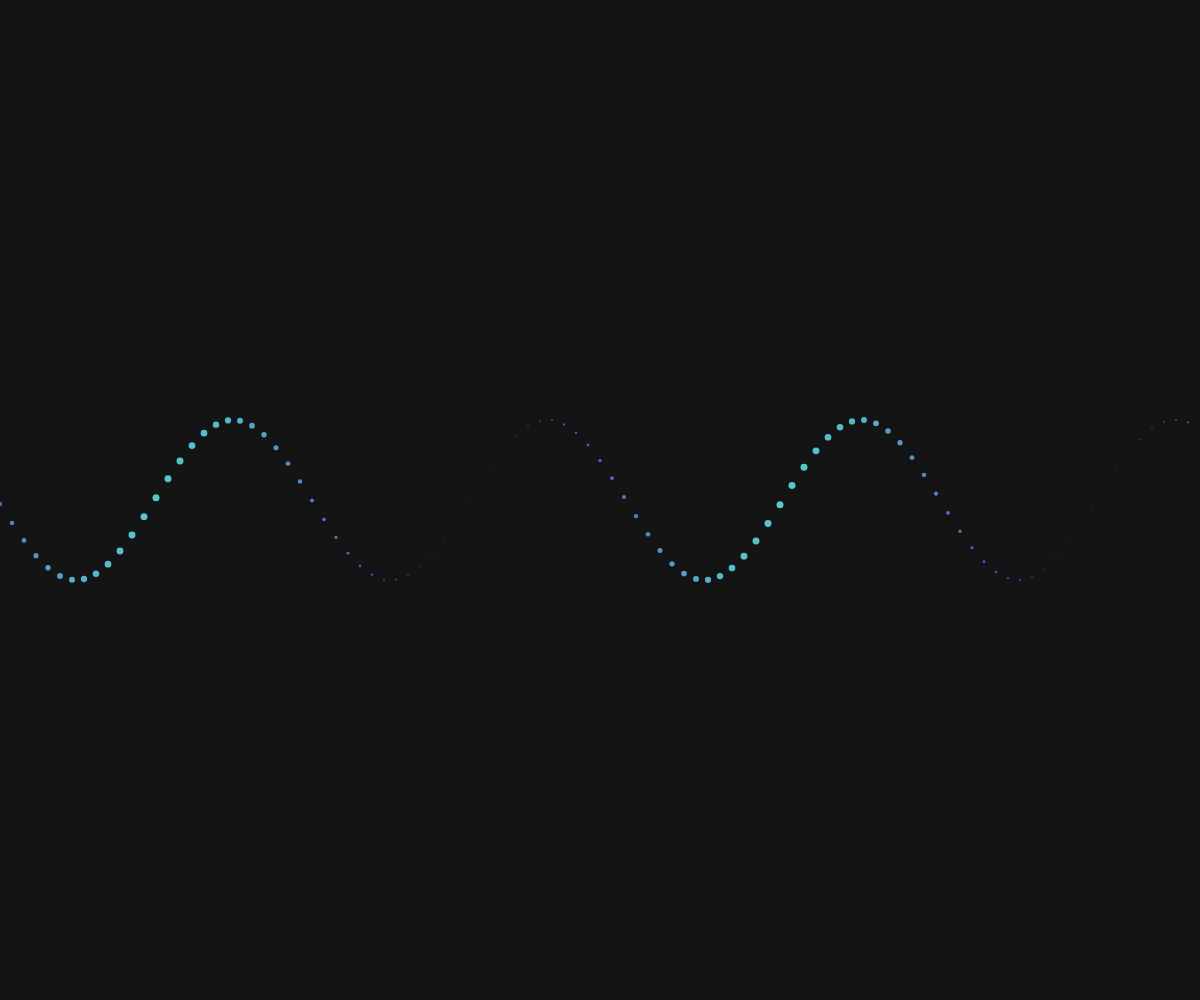
Frame 1 (no input)
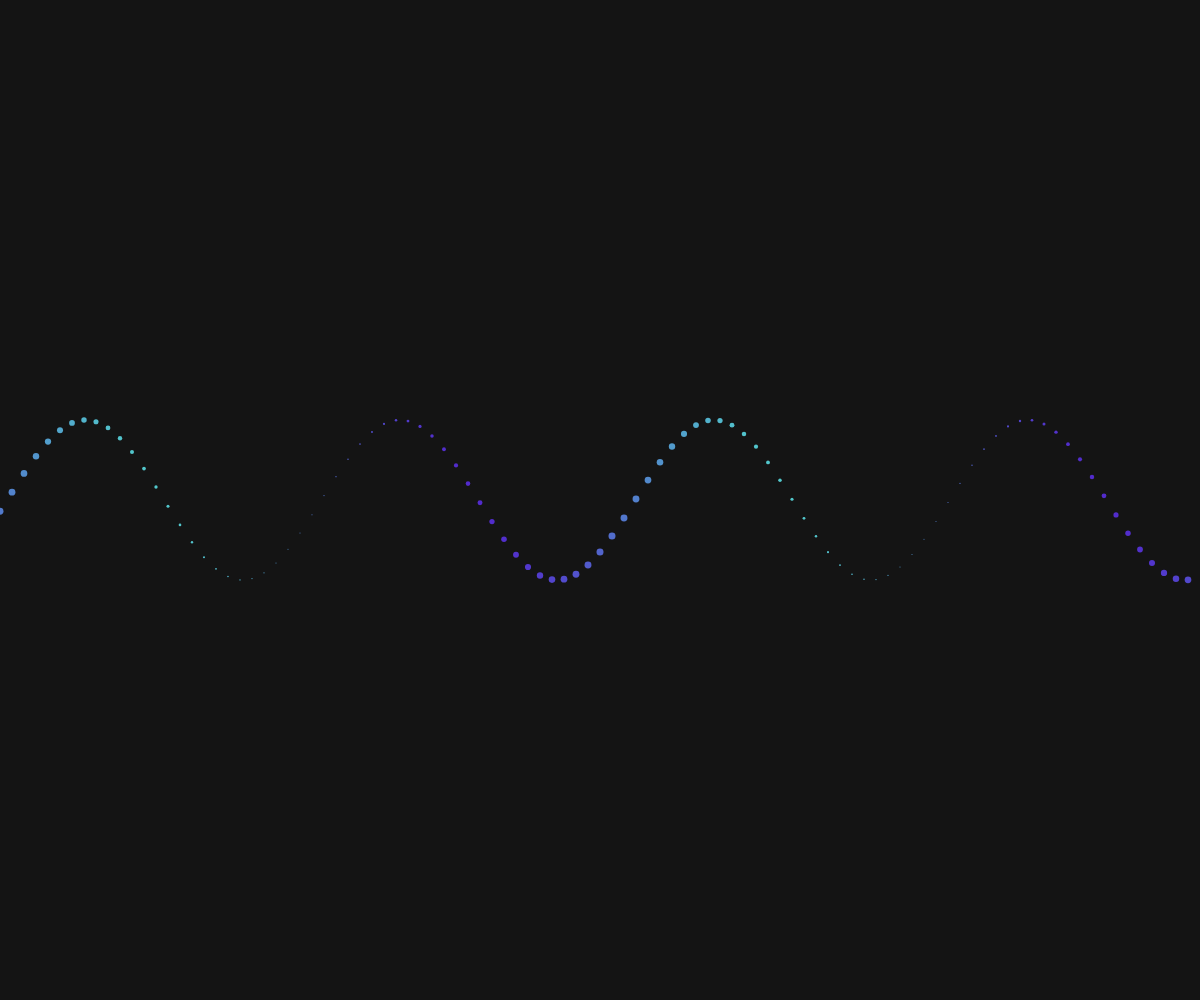
Frame 60 (no input)
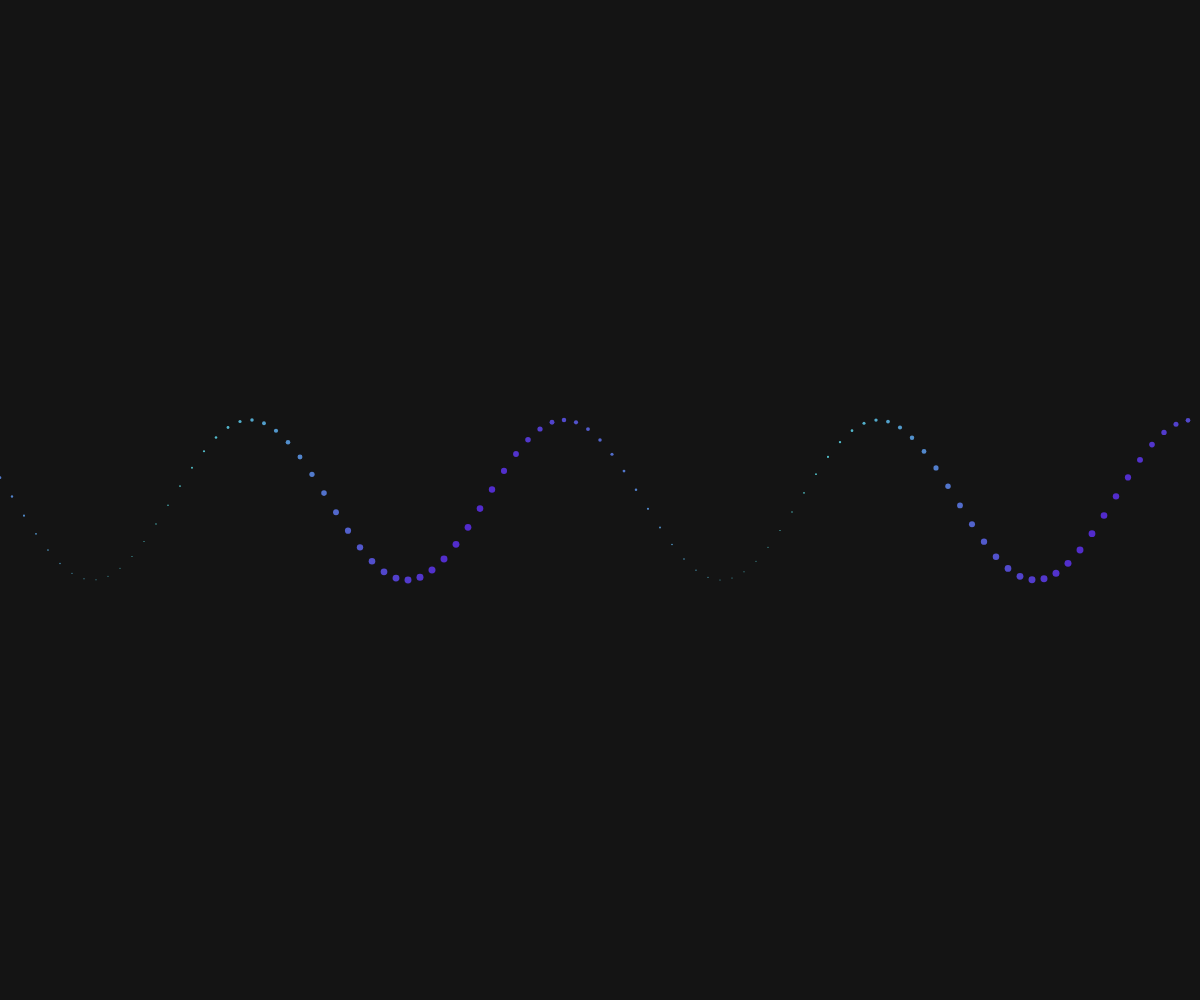
Frame 120 (the mouse pressed at the canvas centre since frame 60)

The p5.js sketch that drew these frames (run headless with seeded random() and noise() and a simulated clock; from frame 60 on, the mouse is pressed at the canvas centre):

// p5.js sketch
// ── sketch.js
function setup() {
  createCanvas(windowWidth, windowHeight);
  noStroke();
}

function draw() {
  background(20);

  for (let x = 0; x < width; x += 12) {
    let y = height / 2 + sin((x * 0.02) + frameCount * 0.05) * 80;
    let size = 4 + sin((x * 0.01) + frameCount * 0.03) * 3;
    fill(100, 150 + sin(x * 0.01) * 100, 255, 200);
    ellipse(x, y, size, size);
  }
}

function windowResized() {
  resizeCanvas(windowWidth, windowHeight);
}
